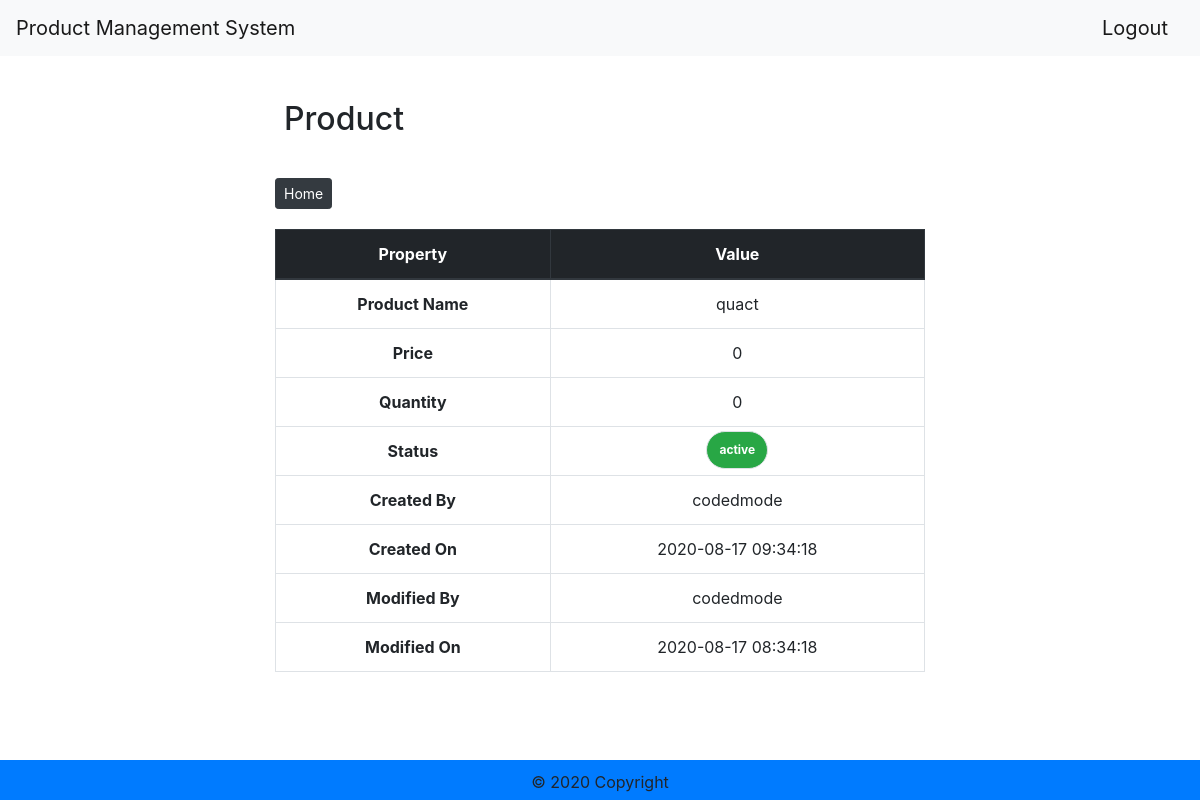
The app's page /pages/products/view.php?id=7 (signed in) with its own data.
### tables this page shows
CREATE TABLE IF NOT EXISTS `products` (
  `id` int(11) NOT NULL AUTO_INCREMENT,
  `name` varchar(255) NOT NULL,
  `price` int(11) NOT NULL,
  `quantity` int(11) NOT NULL,
  `status_id` int(11) NOT NULL,
  `created_by` int(11) NOT NULL,
  `modified_by` int(11) DEFAULT NULL,
  `created_at` datetime DEFAULT NULL,
  `modified_at` datetime DEFAULT current_timestamp(),
  PRIMARY KEY (`id`),
  KEY `status_id` (`status_id`),
  KEY `created_by` (`created_by`),
  KEY `modified_by` (`modified_by`)
);

CREATE TABLE IF NOT EXISTS `statuses` (
  `id` int(11) NOT NULL AUTO_INCREMENT,
  `name` varchar(255) NOT NULL,
  `created_at` datetime DEFAULT NULL,
  `modified_at` datetime DEFAULT current_timestamp(),
  PRIMARY KEY (`id`)
);

CREATE TABLE IF NOT EXISTS `users` (
  `id` int(11) NOT NULL AUTO_INCREMENT,
  `username` varchar(50) NOT NULL,
  `password` varchar(255) NOT NULL,
  `created_at` datetime DEFAULT current_timestamp(),
  PRIMARY KEY (`id`),
  UNIQUE KEY `username` (`username`)
);

### Inc/Models/Products.php (called while the page is built, shortened)
<?php
    class Products
    {
        private $conn;
        function __construct($api = false)
        {
            $serverName = "localhost";
            $username = "root";
            $password = "";
            $db = "pms";
            $link = mysqli_connect($serverName, $username, $password,$db);
        if(mysqli_connect_errno()){
            die("ERROR: Could not connect. " . mysqli_connect_error());
            }
        else{
            $this->conn = $link;
            }
        }
        function viewRecord($id){
            $record = $this->getRecord($id);
            if(!$record || !is_array($record)){
                return "<p class=' text-danger'>Record does not exist</p>";
            }else{
                return $record;
            }
        }
        function getRecord($id){
            $link = $this->conn;
            $sql = "SELECT `pr`.`id` as id, `pr`.`name` as name, `pr`.`price` as price, `pr`.`created_at` as created, `pr`.`modified_at` as modified, `pr`.`quantity` as quantity, `st`.`id` as status_id, `st`.`name` as status_name, `us`.username as created_by, `mus`.username as modified_by from `products` `pr` INNER JOIN `statuses` `st` ON `pr`.`status_id` = `st`.`id` INNER JOIN `users` `us` ON `pr`.`created_by` = `us`.`id` LEFT JOIN `users` `mus` ON `pr`.`modified_by` = `mus`.`id`  WHERE `pr`.`id` = ?";
            if($stmt = mysqli_prepare($link, $sql)){
                mysqli_stmt_bind_param($stmt, "i", $id);
                if(mysqli_stmt_execute($stmt)){
                    $res = $stmt->get_result();
                    if($res->num_rows < 1){
                        return false;
                    }else{
                        return $res->fetch_assoc();
                    }
                } else{
                    echo "<p class='text-danger '>Oops! Something went wrong. Please try again later.</p>";
                }
            }
        }
    }

### pages/products/view.php (the view, shortened to what this page needs)
<?php
require_once '../../Inc/Models/Products.php';
if(!isset($_SESSION["loggedin"]) || $_SESSION["loggedin"] !== true){
    header("location: auth/login.php");
    exit;
}else{
    $product = new \Inc\Models\Products;
    if(isset($_GET['id']) && is_int(intval($_GET['id']))){
        $viewRecord = $product->viewRecord(intval($_GET['id']));
        $titles = ["name" =>"Product Name", "price" => "Price",  "quantity" => "Quantity", "status_name" => "Status",
        "created_by" => "Created By", "created" => "Created On"];
        if($viewRecord['modified_by']){
            $titles = array_merge($titles, ["modified_by" => "Modified By", "modified" => "Modified On"]);
        }
    }else{
        header("location: /");
    }
}
?>
<!DOCTYPE html>
<html lang="en">
<head>
    <?php require_once '../../assets/style_and_scripts.php'; ?>
    <link rel="stylesheet" href="/assets/css/add_product.css" type="text/css">
</head>
<body>
<?php include '../../templates/navbar.php';
?>
<div class="wrapper">
<h2 class="h2 m-4">Product</h2>
<div class="container pt-3 d-block">
    <div class="float-left" style="margin-bottom: 3%;">
        <a class="btn btn-sm btn-dark" href="/">Home</a>
    </div>
    <table class="mt-5 table table-bordered table-hover text-center">
    <thead class="thead-dark">
        <tr>
        <th scope="col">Property</th>
        <th scope="col">Value</th>
        </tr>
    </thead>
    <tbody>
        <?php foreach($titles as $key => $item){ ?>
        <tr>
        <th scope="col"><?php echo $item ?></th>
        <td scope="col" class="<?php echo ($key == "status_name")? "badge badge-success badge-pill m-1" : "" ?>"><?php echo $viewRecord[$key] ?></td>
        </tr>
        <?php } ?>
    </tbody>
    </table>
</div>
</div>
<?php include '../../templates/footer.php'; ?>
</body>
</html>

### assets/css/app.css (style rules this page uses)
body { font-size: 14px sans-serif; }

### assets/css/add_product.css (style rules this page uses)
.wrapper { width: 60%; padding: 20px; margin: auto; }

### records on screen
products: name "quact", price "0", quantity "0", status.name "active", created_by.username "codedmode", created_at "2020-08-17 09:34:18", modified_at "2020-08-17 08:34:18"

### other values on screen
$item "Product Name"
$item "Price"
$item "Quantity"
$item "Status"
$item "Created By"
$item "Created On"
$item "Modified By"
$item "Modified On"
